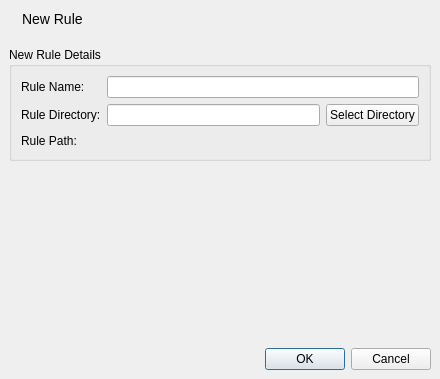
<?xml version="1.0" encoding="UTF-8"?>
<ui version="4.0">
 <class>NewRuleDialog</class>
 <widget class="QDialog" name="NewRuleDialog">
  <property name="geometry">
   <rect>
    <x>0</x>
    <y>0</y>
    <width>440</width>
    <height>379</height>
   </rect>
  </property>
  <property name="windowTitle">
   <string>New Rule</string>
  </property>
  <layout class="QVBoxLayout" name="verticalLayout_2">
   <property name="spacing">
    <number>0</number>
   </property>
   <property name="leftMargin">
    <number>0</number>
   </property>
   <property name="topMargin">
    <number>0</number>
   </property>
   <property name="rightMargin">
    <number>0</number>
   </property>
   <property name="bottomMargin">
    <number>0</number>
   </property>
   <item>
    <widget class="QWidget" name="titleWidget" native="true">
     <layout class="QHBoxLayout" name="horizontalLayout_3">
      <item>
       <widget class="QLabel" name="label_2">
        <property name="text">
         <string/>
        </property>
        <property name="pixmap">
         <pixmap resource="icons.qrc">:/icons/brick_add.png</pixmap>
        </property>
       </widget>
      </item>
      <item>
       <widget class="QLabel" name="title_2">
        <property name="styleSheet">
         <string notr="true">QLabel { font-size: 14px; }</string>
        </property>
        <property name="text">
         <string>New Rule</string>
        </property>
       </widget>
      </item>
      <item>
       <spacer name="horizontalSpacer_2">
        <property name="orientation">
         <enum>Qt::Horizontal</enum>
        </property>
        <property name="sizeHint" stdset="0">
         <size>
          <width>159</width>
          <height>20</height>
         </size>
        </property>
       </spacer>
      </item>
     </layout>
    </widget>
   </item>
   <item>
    <widget class="QWidget" name="dialogMainWidget" native="true">
     <layout class="QVBoxLayout" name="verticalLayout">
      <item>
       <widget class="QGroupBox" name="ruleDetailsGroup">
        <property name="title">
         <string>New Rule Details</string>
        </property>
        <layout class="QFormLayout" name="formLayout">
         <item row="0" column="0">
          <widget class="QLabel" name="ruleNameLabel">
           <property name="text">
            <string>Rule Name:</string>
           </property>
          </widget>
         </item>
         <item row="0" column="1">
          <widget class="QLineEdit" name="ruleNameEdit"/>
         </item>
         <item row="1" column="0">
          <widget class="QLabel" name="ruleDirLabel">
           <property name="text">
            <string>Rule Directory:</string>
           </property>
          </widget>
         </item>
         <item row="1" column="1">
          <layout class="QHBoxLayout" name="ruleDirLayout">
           <item>
            <widget class="QLineEdit" name="ruleDirEdit"/>
           </item>
           <item>
            <widget class="QPushButton" name="ruleDirButton">
             <property name="text">
              <string>Select Directory</string>
             </property>
            </widget>
           </item>
          </layout>
         </item>
         <item row="2" column="0">
          <widget class="QLabel" name="rulePathLabel">
           <property name="text">
            <string>Rule Path:</string>
           </property>
          </widget>
         </item>
         <item row="2" column="1">
          <widget class="QLabel" name="rulePath">
           <property name="font">
            <font>
             <pointsize>11</pointsize>
            </font>
           </property>
           <property name="text">
            <string/>
           </property>
          </widget>
         </item>
        </layout>
       </widget>
      </item>
      <item>
       <spacer name="verticalSpacer">
        <property name="orientation">
         <enum>Qt::Vertical</enum>
        </property>
        <property name="sizeHint" stdset="0">
         <size>
          <width>20</width>
          <height>105</height>
         </size>
        </property>
       </spacer>
      </item>
     </layout>
    </widget>
   </item>
   <item>
    <widget class="QWidget" name="buttons" native="true">
     <layout class="QHBoxLayout" name="horizontalLayout">
      <item>
       <widget class="QDialogButtonBox" name="buttonBox">
        <property name="standardButtons">
         <set>QDialogButtonBox::Cancel|QDialogButtonBox::Ok</set>
        </property>
       </widget>
      </item>
     </layout>
    </widget>
   </item>
  </layout>
 </widget>
 <resources>
  <include location="icons.qrc"/>
 </resources>
 <connections>
  <connection>
   <sender>buttonBox</sender>
   <signal>accepted()</signal>
   <receiver>NewRuleDialog</receiver>
   <slot>accept()</slot>
   <hints>
    <hint type="sourcelabel">
     <x>287</x>
     <y>346</y>
    </hint>
    <hint type="destinationlabel">
     <x>296</x>
     <y>441</y>
    </hint>
   </hints>
  </connection>
  <connection>
   <sender>buttonBox</sender>
   <signal>rejected()</signal>
   <receiver>NewRuleDialog</receiver>
   <slot>reject()</slot>
   <hints>
    <hint type="sourcelabel">
     <x>242</x>
     <y>353</y>
    </hint>
    <hint type="destinationlabel">
     <x>229</x>
     <y>461</y>
    </hint>
   </hints>
  </connection>
  <connection>
   <sender>ruleNameEdit</sender>
   <signal>textEdited(QString)</signal>
   <receiver>NewRuleDialog</receiver>
   <slot>nameChanged(QString)</slot>
   <hints>
    <hint type="sourcelabel">
     <x>267</x>
     <y>101</y>
    </hint>
    <hint type="destinationlabel">
     <x>476</x>
     <y>97</y>
    </hint>
   </hints>
  </connection>
  <connection>
   <sender>ruleDirEdit</sender>
   <signal>textEdited(QString)</signal>
   <receiver>NewRuleDialog</receiver>
   <slot>dirChanged(QString)</slot>
   <hints>
    <hint type="sourcelabel">
     <x>250</x>
     <y>141</y>
    </hint>
    <hint type="destinationlabel">
     <x>517</x>
     <y>177</y>
    </hint>
   </hints>
  </connection>
  <connection>
   <sender>ruleDirButton</sender>
   <signal>pressed()</signal>
   <receiver>NewRuleDialog</receiver>
   <slot>selectDir()</slot>
   <hints>
    <hint type="sourcelabel">
     <x>401</x>
     <y>140</y>
    </hint>
    <hint type="destinationlabel">
     <x>461</x>
     <y>139</y>
    </hint>
   </hints>
  </connection>
 </connections>
 <slots>
  <slot>nameChanged(QString)</slot>
  <slot>selectDir()</slot>
  <slot>dirChanged(QString)</slot>
 </slots>
</ui>
